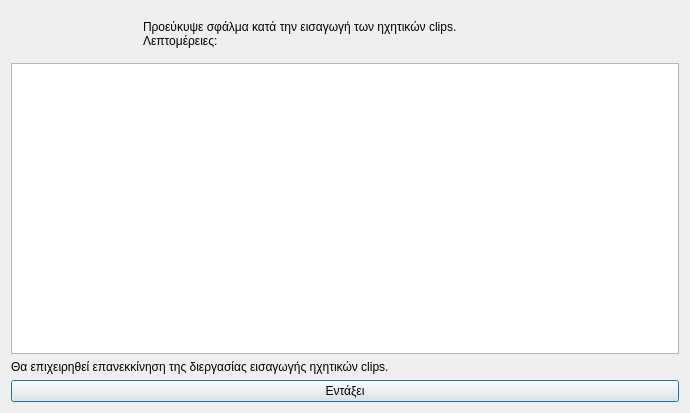
<?xml version="1.0" encoding="UTF-8"?>
<ui version="4.0">
 <class>Dialog</class>
 <widget class="QDialog" name="Dialog">
  <property name="geometry">
   <rect>
    <x>0</x>
    <y>0</y>
    <width>690</width>
    <height>413</height>
   </rect>
  </property>
  <property name="windowTitle">
   <string>Σφάλμα στην διεργασία εισαγωγή ηχητικών clips</string>
  </property>
  <property name="windowIcon">
   <iconset resource="../../../icons.qrc">
    <normaloff>:/rest-windows/assets/images/rest-windows/information.png</normaloff>:/rest-windows/assets/images/rest-windows/information.png</iconset>
  </property>
  <layout class="QGridLayout" name="gridLayout">
   <item row="0" column="0">
    <widget class="QFrame" name="frame">
     <property name="styleSheet">
      <string notr="true">QFrame{border:0px;}</string>
     </property>
     <property name="frameShape">
      <enum>QFrame::StyledPanel</enum>
     </property>
     <property name="frameShadow">
      <enum>QFrame::Raised</enum>
     </property>
     <layout class="QHBoxLayout" name="horizontalLayout">
      <item>
       <widget class="QLabel" name="image_label">
        <property name="maximumSize">
         <size>
          <width>117</width>
          <height>117</height>
         </size>
        </property>
        <property name="text">
         <string/>
        </property>
        <property name="pixmap">
         <pixmap resource="../../../icons.qrc">:/rest-windows/assets/images/rest-windows/information.png</pixmap>
        </property>
        <property name="scaledContents">
         <bool>true</bool>
        </property>
       </widget>
      </item>
      <item>
       <widget class="QLabel" name="label">
        <property name="text">
         <string>Προεύκυψε σφάλμα κατά την εισαγωγή των ηχητικών clips.
Λεπτομέρειες:</string>
        </property>
        <property name="alignment">
         <set>Qt::AlignJustify|Qt::AlignVCenter</set>
        </property>
       </widget>
      </item>
     </layout>
    </widget>
   </item>
   <item row="3" column="0">
    <widget class="QPushButton" name="ok">
     <property name="text">
      <string>Εντάξει</string>
     </property>
     <property name="icon">
      <iconset resource="../../../icons.qrc">
       <normaloff>:/rest-windows/assets/images/rest-windows/ok.png</normaloff>:/rest-windows/assets/images/rest-windows/ok.png</iconset>
     </property>
    </widget>
   </item>
   <item row="1" column="0">
    <widget class="QPlainTextEdit" name="details"/>
   </item>
   <item row="2" column="0">
    <widget class="QLabel" name="label_2">
     <property name="text">
      <string>Θα επιχειρηθεί επανεκκίνηση της διεργασίας εισαγωγής ηχητικών clips.</string>
     </property>
     <property name="alignment">
      <set>Qt::AlignJustify|Qt::AlignVCenter</set>
     </property>
    </widget>
   </item>
  </layout>
 </widget>
 <tabstops>
  <tabstop>details</tabstop>
  <tabstop>ok</tabstop>
 </tabstops>
 <resources>
  <include location="../../../icons.qrc"/>
  <include location="../../../icons.qrc"/>
  <include location="../../../icons.qrc"/>
  <include location="../../../icons.qrc"/>
 </resources>
 <connections/>
</ui>
